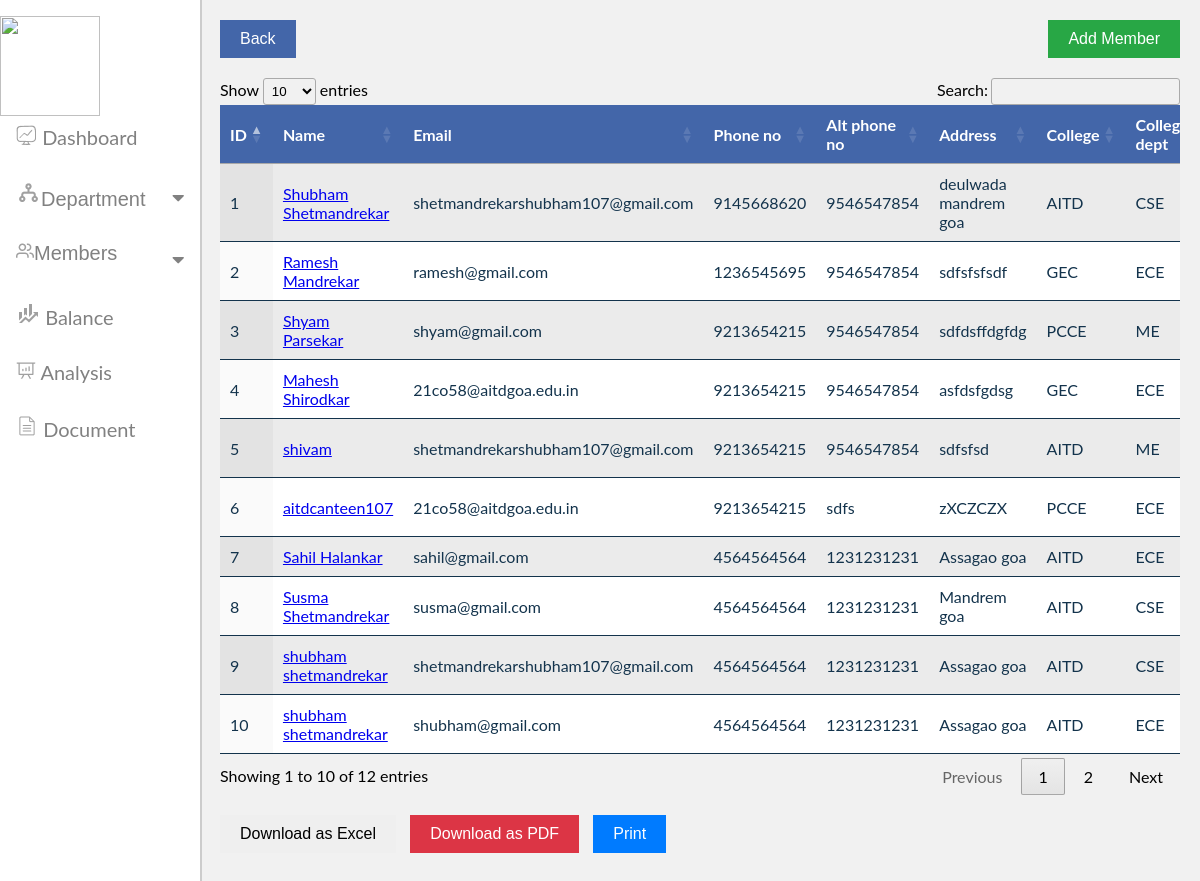
Screenshot of /all_members.php with the database file from the repository.
### tables this page shows
CREATE TABLE `department` (
  `dpt_id` int(3) NOT NULL,
  `dpt_name` varchar(50) NOT NULL,
  `designation` varchar(50) NOT NULL,
  `mem_id` int(3) NOT NULL
);

CREATE TABLE `personal_details` (
  `mem_id` int(3) NOT NULL,
  `name` varchar(100) NOT NULL,
  `email` varchar(100) NOT NULL,
  `ph_no` varchar(10) NOT NULL,
  `alt_ph_no` varchar(10) NOT NULL,
  `address` varchar(50) NOT NULL,
  `college` varchar(50) NOT NULL,
  `college_dpt` varchar(50) NOT NULL
);

### all_members.php (the view, shortened to what this page needs)
<?php
include 'db_connection.php';
$sql = "SELECT pd.*, d.*
FROM personal_details pd
LEFT JOIN department d
ON pd.mem_id = d.dpt_id
";
$register = $conn->query($sql);
$data = array();
if ($register->num_rows > 0) {
    while ($row = $register->fetch_assoc()) {
        $data[] = $row;
    }
} else {
    echo "0 results";
}
?>
<!DOCTYPE html>
<html lang="en">
<head>
    <link rel="stylesheet" href="css/styles.css">
    <link rel="stylesheet" href="https://cdnjs.cloudflare.com/ajax/libs/font-awesome/4.7.0/css/font-awesome.min.css">
    <link rel="stylesheet" href="https://cdn.datatables.net/1.11.5/css/jquery.dataTables.min.css">
    <link rel="stylesheet" href="css/all_members.css">
</head>
<body>
    <div class="sidebar">
        <img src="images/logo.jpeg" style="height: 100px; width: 100px;"></img>
        <a href="index.php"><img src="images/icon _dashboard.png"></img> Dashboard</a>
        <br><button class="dropdown-btn"> <img src="images/department.png"></img>Department
            <i class="fa fa-caret-down"></i>
        </button>
        <br><button class="dropdown-btn"> <img src="images/member.png"></img>Members
            <i class="fa fa-caret-down"></i>
        </button>
        <br><a href="balance.php"><img src="images/finance.png"></img> Balance</a>
        <br><a href="#clients"><img src="images/analysis.png"></img> Analysis</a>
        <br><a href="#contact"><img src="images/documents.png"></img> Document</a>
    </div>
    <div class="main">
        <div class="top-buttons">
            <button onclick="goBack()" class="btn btn-back">Back</button>
            <button onclick="direct()" class="btn btn-add">Add Member</button>
        </div>
        <div class="table-wrapper">
            <table id="example" class="display" style="width:100%">
                <thead>
                    <tr>
                        <th>ID</th>
                        <th>Name</th>
                        <th>Email</th>
                        <th>Phone no</th>
                        <th>Alt phone no</th>
                        <th>Address</th>
                        <th>College</th>
                        <th>College dept</th>
                    </tr>
                </thead>
                <tbody>
                    <?php $i = 1;
                    foreach ($data as $row) {
                        echo "<tr>";
                        echo "<td>" . $i . "</td>";
                        echo "<td><a href='mem_details.php?mem_id=" . $row["mem_id"] . "'>" . $row["name"] . "</a></td>";
                        echo "<td>" . $row["email"] . "</td>";
                        echo "<td>" . $row["ph_no"] . "</td>";
                        echo "<td>" . $row["alt_ph_no"] . "</td>";
                        echo "<td>" . $row["address"] . "</td>";
                        echo "<td>" . $row["college"] . "</td>";
                        echo "<td>" . $row["college_dpt"] . "</td>";
                        echo "</tr>";
                        $i++;
                    }
                    ?>
                </tbody>
            </table>
        </div>
        <div class="buttons-container">
            <button id="download_excel" class="btn">Download as Excel</button>
            <button id="download_pdf" class="btn btn-red">Download as PDF</button>
            <button id="print" class="btn btn-blue">Print</button>
        </div>
    </div>
</body>
</html>

### css/styles.css (style rules this page uses)
body { font-family: "Lato", sans-serif; }
.sidebar { height: 100%; width: 200px; position: fixed; z-index: 1; top: 0; left: 0; background-color: #ffffff; overflow-x: hidden; padding-top: 16px; border-right: 2px solid #ccc; }
.sidebar a { padding: 6px 8px 6px 16px; text-decoration: none; font-size: 20px; color: #818181; display: block; }
.sidenav a, .dropdown-btn { padding: 6px 8px 6px 16px; text-decoration: none; font-size: 20px; color: #818181; display: block; border: none; background: none; width: 100%; text-align: left; cursor: pointer; outline: none; }
.fa-caret-down { float: right; padding-right: 8px; padding-top: 8px; }

### css/all_members.css (style rules this page uses)
body { font-family: "Lato", sans-serif; margin: 0; padding: 0; background-color: #f4f4f4; }
.top-buttons { display: flex; justify-content: space-between; margin-bottom: 20px; }
.top-buttons .btn { padding: 10px 20px; font-size: 16px; border: none; cursor: pointer; }
.top-buttons .btn-back { background-color: #4366A9; color: white; }
.top-buttons .btn-add { background-color: #28a745; color: white; }
.buttons-container { margin-top: 20px; }
.buttons-container .btn { padding: 10px 20px; font-size: 16px; border: none; cursor: pointer; margin-right: 10px; }
.buttons-container .btn-red { background-color: #dc3545; color: white; }
.buttons-container .btn-blue { background-color: #007bff; color: white; }
.table-wrapper { overflow-x: auto; }
table.dataTable { width: 100%; margin-top: 20px; border-collapse: collapse; }
table.dataTable thead th { background-color: #4366A9; color: white; padding: 10px; text-align: left; }
table.dataTable tbody td { padding: 10px; border-bottom: 1px solid; color: #13334C; }
table.dataTable tbody tr:nth-child(even) { background-color: #fff; }

### all_members.php (style rules this page uses)
.main { margin-left: 200px; padding: 20px; background-color: #f1f1f1; overflow: auto; height: 100vh; }

### rows the page displays
department: mem.name "Shubham Shetmandrekar", mem.email "shetmandrekarshubham107@gmail.com", mem.ph_no "9145668620", mem.alt_ph_no "9546547854", mem.address "deulwada mandrem goa", mem.college "AITD", mem.college_dpt "CSE"
department: mem.name "Ramesh Mandrekar", mem.email "ramesh@gmail.com", mem.ph_no "1236545695", mem.alt_ph_no "9546547854", mem.address "sdfsfsfsdf", mem.college "GEC", mem.college_dpt "ECE"
department: mem.name "Shyam Parsekar", mem.email "shyam@gmail.com", mem.ph_no "9213654215", mem.alt_ph_no "9546547854", mem.address "sdfdsffdgfdg", mem.college "PCCE", mem.college_dpt "ME"
department: mem.name "Mahesh Shirodkar", mem.email "21co58@aitdgoa.edu.in", mem.ph_no "9213654215", mem.alt_ph_no "9546547854", mem.address "asfdsfgdsg", mem.college "GEC", mem.college_dpt "ECE"
department: mem.name "shivam", mem.email "shetmandrekarshubham107@gmail.com", mem.ph_no "9213654215", mem.alt_ph_no "9546547854", mem.address "sdfsfsd", mem.college "AITD", mem.college_dpt "ME"
department: mem.name "aitdcanteen107", mem.email "21co58@aitdgoa.edu.in", mem.ph_no "9213654215", mem.alt_ph_no "sdfs", mem.address "zXCZCZX", mem.college "PCCE", mem.college_dpt "ECE"
department: mem.name "Sahil Halankar", mem.email "sahil@gmail.com", mem.ph_no "4564564564", mem.alt_ph_no "1231231231", mem.address "Assagao goa", mem.college "AITD", mem.college_dpt "ECE"
department: mem.name "Susma Shetmandrekar", mem.email "susma@gmail.com", mem.ph_no "4564564564", mem.alt_ph_no "1231231231", mem.address "Mandrem goa", mem.college "AITD", mem.college_dpt "CSE"
department: mem.name "shubham shetmandrekar", mem.email "shetmandrekarshubham107@gmail.com", mem.ph_no "4564564564", mem.alt_ph_no "1231231231", mem.address "Assagao goa", mem.college "AITD", mem.college_dpt "CSE"
department: mem.name "shubham shetmandrekar", mem.email "shubham@gmail.com", mem.ph_no "4564564564", mem.alt_ph_no "1231231231", mem.address "Assagao goa", mem.college "AITD", mem.college_dpt "ECE"
